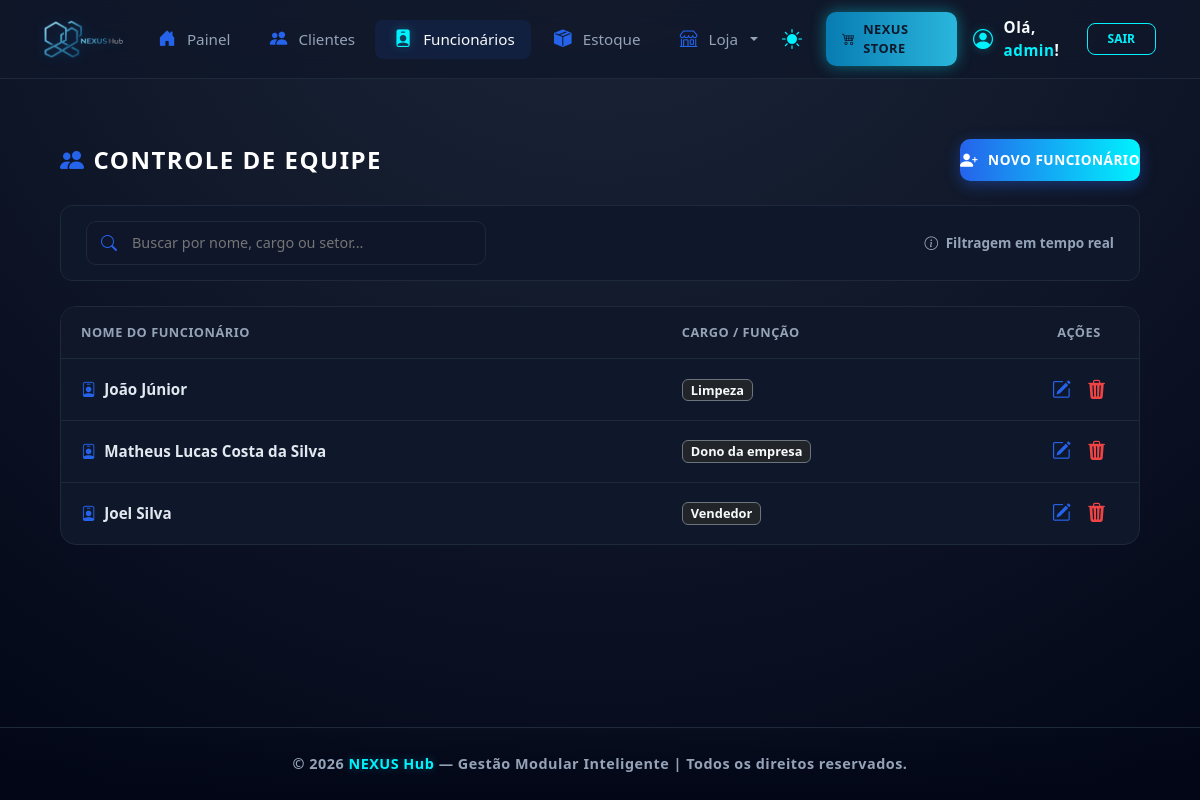
The app's page /nexushub/dashboard/funcionarios/ (signed in) with its own data.
### dashboard/models.py (models this page shows, shortened)
class Funcionario(models.Model):
    usuario_id = models.ForeignKey(User, on_delete=models.CASCADE, related_name='equipe')
    nome = models.CharField(max_length=150)
    cargo = models.CharField(max_length=100)
    telefone = models.CharField(max_length=20, blank=True, null=True)
    email = models.EmailField(unique=True)
    data_admissao = models.DateField(auto_now_add=True) # Adiciona a data de hoje automaticamente

### dashboard/views.py (the view)
# urls.py: path('dashboard/funcionarios/', views.lista_funcionarios, name='lista_funcionarios'),
@login_required(login_url='login_view')
def lista_funcionarios(request):
    if request.user.is_superuser:
        funcionarios = Funcionario.objects.all()
    else:
        funcionarios = Funcionario.objects.filter(usuario_id=request.user)
    return render(request, 'lista_funcionarios.html', {
        'funcionarios': funcionarios,
        'titulo_aba': 'Lista de Funcionários | NEXUS Hub',
    })

### dashboard/templates/lista_funcionarios.html (shortened to what this page needs)
{% extends 'base.html' %}
{% load static %}
{% block content %}
<div class="nexus-container container-fluid fade-in-content">
    <div class="nexus-header d-flex justify-content-between align-items-center mb-4">
        <h1 class="nexus-title">
            <i class="bi bi-people-fill me-2" style="color: var(--nexus-blue);"></i>Controle de Equipe
        </h1>
        <a href="{% url 'adicionar_funcionario' %}" class="btn-header-nexus">
            <i class="bi bi-person-plus-fill" style="font-size: 1.1rem; color: inherit !important;"></i> Novo Funcionário
        </a>
    </div>
    <div class="nexus-filter-container">
        <div class="search-box-nexus">
            <i class="bi bi-search"></i>
            <input type="text" id="nexusSearch" class="search-input-nexus" placeholder="Buscar por nome, cargo ou setor...">
        </div>
        <div style="color: var(--texto-muted); font-size: 0.85rem; font-weight: 600;">
            <i class="bi bi-info-circle me-1"></i> Filtragem em tempo real
        </div>
    </div>
    <div class="table-container-nexus table-responsive" style="overflow-x: auto; -webkit-overflow-scrolling: touch;">
        <table class="table-nexus-mod" style="min-width: 700px;">
            <thead>
                <tr>
                    <th>Nome do Funcionário</th>
                    <th>Cargo / Função</th>
                    <th class="text-center" style="width: 120px;">Ações</th>
                </tr>
            </thead>
            <tbody id="funcionariosTable">
                {% for f in funcionarios %}
                <tr>
                    <td class="staff-name-highlight">
                        <i class="bi bi-person-badge me-2" style="color: var(--nexus-blue);"></i>{{ f.nome }}
                    </td>
                    <td><span class="badge bg-dark text-light border border-secondary px-2 py-1" style="font-size: 0.8rem;">{{ f.cargo }}</span></td>
                    <td class="text-center">
                        {% if f.id %}
                        <div class="action-buttons d-flex gap-3 justify-content-center">
                            <a href="{% url 'editar_funcionario' id=f.id %}" class="btn-action edit" title="Editar dados">
                                <i class="bi bi-pencil-square" style="font-size: 1.2rem; color: var(--nexus-blue);"></i>
                            </a>
                            <a href="javascript:void(0)" onclick="abrirModalExclusao('{{ f.id }}', '{{ f.nome }}')" class="btn-action delete" title="Remover da equipe">
                                <i class="bi bi-trash3-fill" style="font-size: 1.2rem; color: #ef4444;"></i>
                            </a>
                        </div>
                        {% endif %}
                    </td>
                </tr>
                {% endfor %}
            </tbody>
        </table>
    </div>
</div>
{% endblock %}

### dashboard/templates/base.html (shortened to what this page needs)
{% load static %}
<!DOCTYPE html>
<html lang="pt-br">
<head>
    <link href="https://cdn.jsdelivr.net/npm/bootstrap@5.3.0/dist/css/bootstrap.min.css" rel="stylesheet">
    <link rel="stylesheet" href="https://cdn.jsdelivr.net/npm/bootstrap-icons@1.11.1/font/bootstrap-icons.css">
</head>
<body>
    <nav class="navbar navbar-expand-lg navbar-nexus-top">
        <div class="container-fluid">
            <a class="navbar-brand" href="{% url 'dashboard' %}">
                <img src="{% static 'img/nexushub.png' %}" alt="NEXUS HUB" class="brand-logo-hub">
            </a>
            <div class="collapse navbar-collapse" id="nexusTopNavbar">
                <ul class="navbar-nav me-auto mb-2 mb-lg-0 gap-1">
                    {% if user.perfil.nivel in 'ADMIN,GERENTE,DONO' or user.is_superuser or is_admin %}
                    <li class="nav-item {% if request.resolver_match.url_name == 'dashboard' %}active{% endif %}">
                        <a class="nav-link" href="{% url 'dashboard' %}"><i class="bi bi-house-door-fill"></i> Painel</a>
                    </li>
                    <li class="nav-item {% if request.resolver_match.url_name == 'lista_clientes' %}active{% endif %}">
                        <a class="nav-link" href="{% url 'lista_clientes' %}"><i class="bi bi-people-fill"></i> Clientes</a>
                    </li>
                    <li class="nav-item {% if request.resolver_match.url_name == 'lista_funcionarios' %}active{% endif %}">
                        <a class="nav-link" href="{% url 'lista_funcionarios' %}"><i class="bi bi-person-badge-fill"></i> Funcionários</a>
                    </li>
                    {% endif %}
                    {% if user.perfil.nivel in 'ADMIN,GERENTE,DONO' or user.is_superuser or is_admin or is_vendedor %}
                        {% if loja %}
                        <li class="nav-item {% if request.resolver_match.url_name == 'lista_estoque' %}active{% endif %}">
                            <a class="nav-link" href="{% url 'lista_estoque' %}"><i class="bi bi-box-seam-fill"></i> Estoque</a>
                        </li>
                        {% endif %}
                        <li class="nav-item dropdown">
                            <a class="nav-link dropdown-toggle" href="#" role="button" data-bs-toggle="dropdown" aria-expanded="false">
                                <i class="bi bi-shop"></i> Loja
                            </a>
                        </li>
                    {% endif %}
                </ul>
                <div class="d-flex align-items-center gap-3 mobile-actions-wrapper">
                    <button id="theme-toggle" class="theme-toggle-btn" title="Alternar Tema">
                        <i id="theme-icon" class="bi bi-sun-fill"></i>
                    </button>
                    <a href="{% url 'vitrine' %}" class="btn-nexus-store-brand">
                        <i class="bi bi-cart4 me-2" style="color: inherit !important;"></i> NEXUS Store
                    </a>
                    {% if user.is_authenticated %}
                    <div class="user-info d-flex align-items-center gap-3">
                        <div class="user-welcome-text">
                            <i class="bi bi-person-circle"></i>
                            <span>Olá, <span style="color: var(--sotaque-glow);">{{ user.username }}</span>!</span>
                        </div>
                        <a href="{% url 'logout_view' %}" class="logout-btn">Sair</a>
                    </div>
                    {% endif %}
                </div>
            </div>
        </div>
    </nav>
    <div class="nexus-main-content" id="main-content">
        {% block content %}
        {% endblock %}
    </div>
    <footer class="rodape">
        <p>&copy; {% now "Y" %} <span class="footer-brand">NEXUS Hub</span> — Gestão Modular Inteligente | Todos os direitos reservados.</p>
    </footer>
</body>
</html>

### dashboard/templates/base.html (style rules this page uses)
:root { --nexus-blue: #2563eb; --nexus-blue-glow: rgba(37, 99, 235, 0.4); --azul-profundo: #020617; --azul-card: #0f172a; --borda: #1e293b; --texto-muted: #94a3b8; --turquesa-brilhante: #00f2fe; --turquesa-glow: rgba(0, 242, 254, 0.3); --bg-principal: radial-gradient(circle at 50% -20%, #1e293b 0%, #020617 100%); --bg-navbar: rgba(15, 23, 42, 0.8); --bg-card: #0f172a; --texto-principal: #f8fafc; --sotaque-glow: var(--turquesa-brilhante); --bg-alert: #1e293b; --border-alert: #0ea5e9; }
.action-buttons { display: flex; gap: 18px; justify-content: center; align-items: center; }
.btn-action { font-size: 1.15rem; transition: all 0.2s ease; text-decoration: none; display: inline-flex; color: var(--texto-muted); }
.btn-action.edit { color: var(--nexus-blue) !important; }
* { margin: 0; padding: 0; box-sizing: border-box; font-family: 'Segoe UI', system-ui, sans-serif; }
body { background: var(--bg-principal) !important; background-attachment: fixed; color: var(--texto-principal) !important; min-height: 100vh; display: flex; flex-direction: column; transition: background 0.3s ease, color 0.3s ease; }
.navbar-nexus-top { background: var(--bg-navbar) !important; backdrop-filter: blur(12px); border-bottom: 1px solid var(--borda); padding: 0.75rem 2rem; position: sticky; top: 0; z-index: 1040; }
.brand-logo-hub { height: 38px; width: auto; filter: drop-shadow(0 0 6px rgba(0, 150, 255, 0.2)); transition: transform 0.3s ease; }
.navbar-nav .nav-link { color: var(--texto-muted) !important; font-weight: 500; font-size: 0.95rem; padding: 0.5rem 1rem !important; border-radius: 8px; display: flex; align-items: center; gap: 8px; transition: all 0.2s ease; }
.navbar-nav .nav-link i { width: 1.5rem; display: flex; justify-content: center; font-size: 1.1rem; color: var(--nexus-blue); }
.navbar-nav .nav-link:hover, .navbar-nav .nav-item.active .nav-link { color: var(--texto-principal) !important; background: rgba(37, 99, 235, 0.1); }
.navbar-nav .nav-item.active .nav-link i { color: var(--turquesa-brilhante); filter: drop-shadow(0 0 5px var(--turquesa-glow)); }
.theme-toggle-btn { background: none; border: none; color: var(--sotaque-glow); cursor: pointer; padding: 8px; display: flex; align-items: center; justify-content: center; transition: transform 0.2s ease; font-size: 1.25rem; }
.btn-nexus-store-brand { background: linear-gradient(90deg, #087cb2, #2ab6dc); color: #0f172a !important; padding: 8px 16px; border-radius: 10px; text-decoration: none; display: inline-flex; align-items: center; justify-content: center; font-weight: 700; font-size: 0.8rem; transition: 0.3s; box-shadow: 0 0 15px rgba(0, 242, 254, 0.4); border: none; text-transform: uppercase; letter-spacing: 0.5px; }
.nexus-main-content { flex: 1 1 auto; padding: 40px; width: 100%; }
.fade-in-content { animation: fadeInUp 0.5s ease-out forwards; }
.rodape { padding: 25px; text-align: center; background: linear-gradient(0deg, rgba(2, 6, 23, 0.9) 0%, transparent 100%); border-top: 1px solid var(--borda); margin-top: auto; }
.rodape p { color: var(--texto-muted); font-size: 0.9rem; font-weight: 600; letter-spacing: 0.5px; margin: 0; }
.footer-brand { color: var(--sotaque-glow); text-shadow: 0 0 8px var(--turquesa-glow); }
.user-welcome-text { font-size: 0.95rem; font-weight: 600; letter-spacing: 0.5px; color: var(--texto-principal); display: flex; align-items: center; gap: 10px; }
.user-welcome-text i { font-size: 1.25rem; color: var(--sotaque-glow); filter: drop-shadow(0 0 5px var(--turquesa-glow)); }
.logout-btn { border: 1px solid var(--sotaque-glow); color: var(--sotaque-glow); padding: 6px 20px; border-radius: 8px; text-decoration: none; font-size: 0.75rem; font-weight: 700; text-transform: uppercase; transition: 0.3s; }

### records on screen
Funcionario: nome "João Júnior", cargo "Limpeza"
Funcionario: nome "Matheus Lucas Costa da Silva", cargo "Dono da empresa"
Funcionario: nome "Joel Silva", cargo "Vendedor"

### other values on screen
{{ user.username }} "admin"
